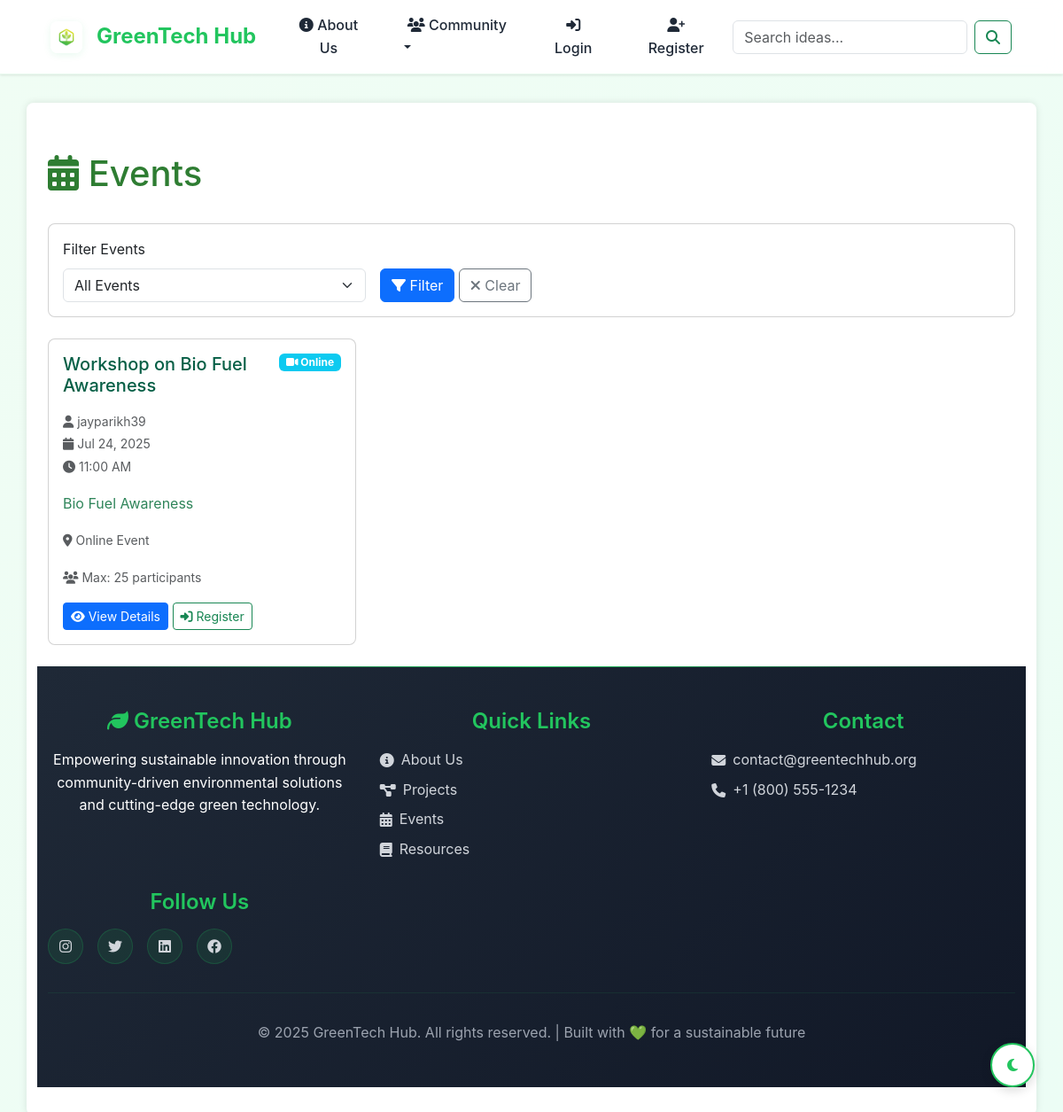
Screenshot of /events/ with the database file from the repository.
### green_app/models.py (models this page shows, shortened)
class Event(models.Model):
    title = models.CharField(max_length=200)
    description = models.TextField()
    organizer = models.ForeignKey(User, on_delete=models.CASCADE)
    category = models.ForeignKey(Category, on_delete=models.SET_NULL, null=True)
    date = models.DateTimeField()
    location = models.CharField(max_length=200)
    max_participants = models.IntegerField(null=True, blank=True)
    is_online = models.BooleanField(default=False)
    registration_url = models.URLField(blank=True)
    created_at = models.DateTimeField(auto_now_add=True)

### green_app/views.py (the view)
# urls.py: path('events/', views.EventListView.as_view(), name='event_list'),
class EventListView(ListView):
    model = Event
    template_name = 'green_app/event_list.html'
    context_object_name = 'events'
    ordering = ['date']
    paginate_by = 10
    def get_queryset(self):
        queryset = super().get_queryset()
        upcoming = self.request.GET.get('upcoming')
        if upcoming == 'true':
            queryset = queryset.filter(date__gte=now())
        return queryset

### templates/green_app/event_list.html (shortened to what this page needs)
{% extends 'green_app/base.html' %}
{% block content %}
<div class="container mt-4">
    <div class="row">
        <div class="col-12">
            <div class="d-flex justify-content-between align-items-center mb-4">
                <h1><i class="fas fa-calendar-alt"></i> Events</h1>
            </div>
            <div class="card mb-4">
                <div class="card-body">
                    <form method="get" class="row g-3">
                        <div class="col-md-4">
                            <label for="upcoming" class="form-label">Filter Events</label>
                            <select name="upcoming" id="upcoming" class="form-select">
                                <option value="">All Events</option>
                            </select>
                        </div>
                        <div class="col-md-4">
                            <label class="form-label">&nbsp;</label>
                            <div>
                                <button type="submit" class="btn btn-primary">
                                    <i class="fas fa-filter"></i> Filter
                                </button>
                                <a href="{% url 'event_list' %}" class="btn btn-outline-secondary">
                                    <i class="fas fa-times"></i> Clear
                                </a>
                            </div>
                        </div>
                    </form>
                </div>
            </div>
            {% if events %}
                <div class="row">
                    {% for event in events %}
                    <div class="col-md-6 col-lg-4 mb-4">
                        <div class="card h-100 event-card">
                            <div class="card-body">
                                <div class="d-flex justify-content-between align-items-start mb-2">
                                    <h5 class="card-title">{{ event.title }}</h5>
                                    {% if event.is_online %}
                                        <span class="badge bg-info">
                                            <i class="fas fa-video"></i> Online
                                        </span>
                                    {% endif %}
                                </div>
                                <p class="card-text text-muted">
                                    <small>
                                        <i class="fas fa-user"></i> {{ event.organizer.username }}<br>
                                        <i class="fas fa-calendar"></i> {{ event.date|date:"M d, Y" }}<br>
                                        <i class="fas fa-clock"></i> {{ event.date|date:"g:i A" }}
                                    </small>
                                </p>
                                <p class="card-text">
                                    {{ event.description|truncatewords:15 }}
                                </p>
                                <p class="card-text">
                                    <small class="text-muted">
                                        <i class="fas fa-map-marker-alt"></i>
                                        {% if event.is_online %}
                                            Online Event
                                        {% else %}
                                            {{ event.location }}
                                        {% endif %}
                                    </small>
                                </p>
                                {% if event.max_participants %}
                                <p class="card-text">
                                    <small class="text-muted">
                                        <i class="fas fa-users"></i> Max: {{ event.max_participants }} participants
                                    </small>
                                </p>
                                {% endif %}
                                <div class="mt-auto">
                                    <a href="{% url 'event_detail' event.pk %}" class="btn btn-primary btn-sm">
                                        <i class="fas fa-eye"></i> View Details
                                    </a>
                                    {% if event.registration_url %}
                                    <a href="{{ event.registration_url }}" target="_blank" class="btn btn-outline-success btn-sm">
                                        <i class="fas fa-sign-in-alt"></i> Register
                                    </a>
                                    {% endif %}
                                </div>
                            </div>
                        </div>
                    </div>
                    {% endfor %}
                </div>
            {% endif %}
        </div>
    </div>
</div>
{% endblock %}

### static/green_app/style.css (style rules this page uses)
body { font-family: 'Segoe UI', Tahoma, Geneva, Verdana, sans-serif; margin: 0; padding: 0; background-color: #f4f6f8; color: #333; }
h1, h2, h3 { color: #2e7d32; }
.card { border-radius: 0.5rem; }
.card-title { color: #065f46; }
.card-text { color: #2f855a; }

### templates/green_app/base.html (style rules this page uses)
:root { --primary-green: #22c55e; --dark-green: #15803d; --light-green: #dcfce7; --accent-green: #10b981; --text-dark: #1f2937; --text-light: #6b7280; --card-shadow: 0 4px 6px -1px rgb(0 0 0 / 0.1), 0 2px 4px -2px rgb(0 0 0 / 0.1); --card-hover-shadow: 0 20px 25px -5px rgb(0 0 0 / 0.1), 0 10px 10px -5px rgb(0 0 0 / 0.04); }
* { margin: 0; padding: 0; box-sizing: border-box; }
body { background: linear-gradient(135deg, #f0fdf4 0%, #ecfdf5 100%); font-family: 'Inter', -apple-system, BlinkMacSystemFont, sans-serif; line-height: 1.6; color: var(--text-dark); display: flex; flex-direction: column; min-height: 100vh; }

### templates/green_app/event_list.html (style rules this page uses)
.event-card { transition: transform 0.2s ease-in-out, box-shadow 0.2s ease-in-out; }
.badge { font-size: 0.75rem; }

### rows the page displays
Event: title "Workshop on Bio Fuel Awareness", is_online True (drawn), organizer.username "jayparikh39", date "Jul 24, 2025", date "11:00 AM", description "Bio Fuel Awareness", max_participants "25"
